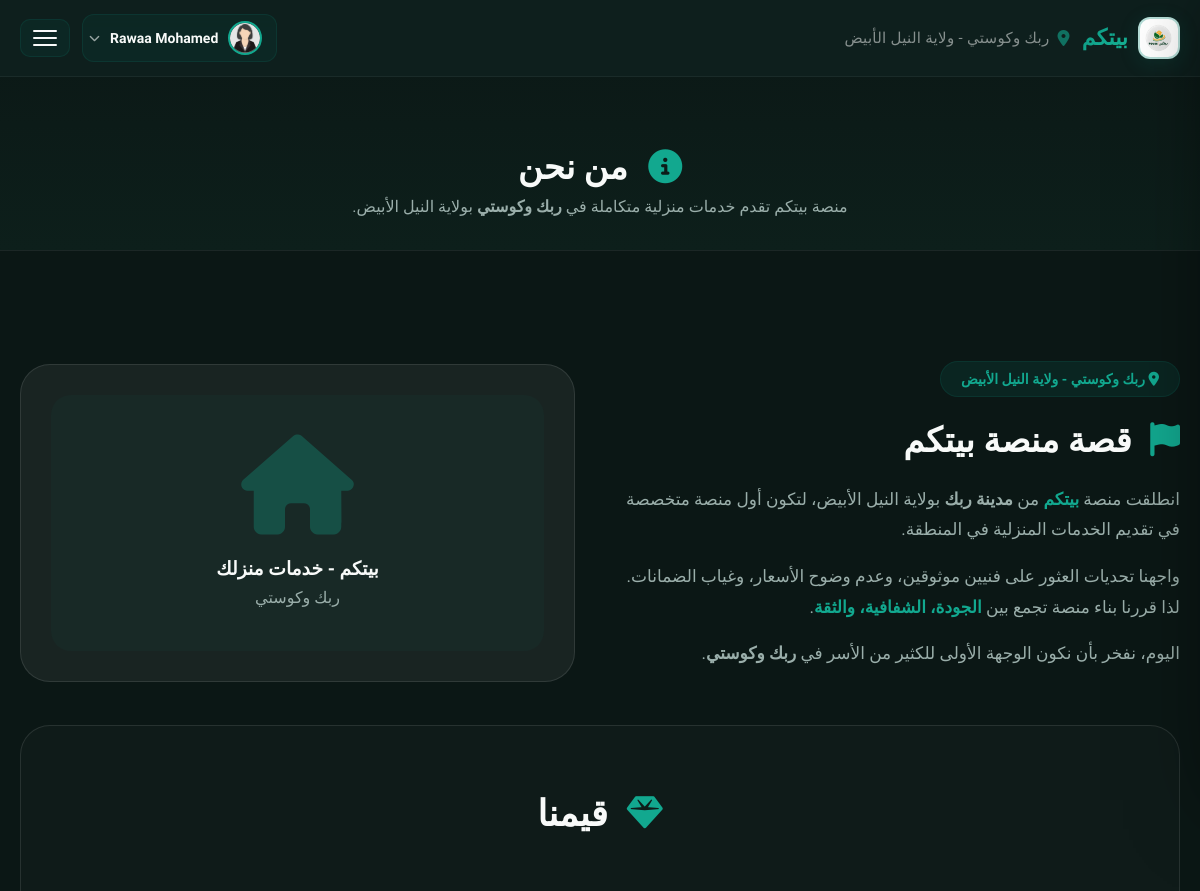
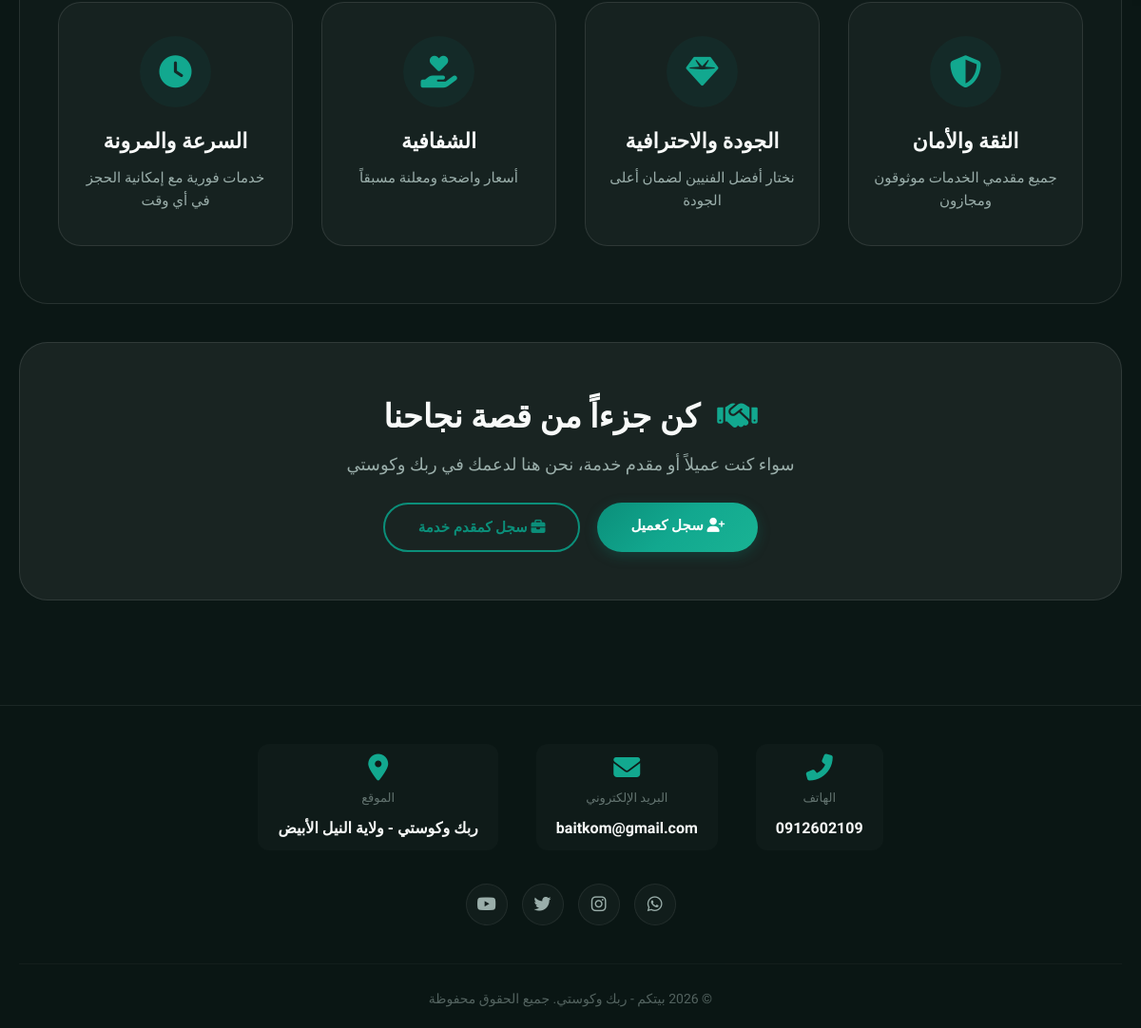
Screenshot of /about.php (signed in) with the database file from the repository (2 pictures, top to bottom).
### tables this page shows
CREATE TABLE `users` (
  `id` int(11) NOT NULL auto_increment,
  `name` varchar(100) NOT NULL,
  `username` varchar(50) NOT NULL,
  `email` varchar(100) NOT NULL,
  `phone` varchar(20) NOT NULL,
  `region` varchar(100) NOT NULL,
  `city` varchar(50) default NULL,
  `age` int(11) NOT NULL,
  `service_type` varchar(50) NOT NULL,
  `password` varchar(255) NOT NULL,
  `user_type` enum('admin','provider','receiver') default 'provider',
  `admin_role` enum('super_admin','main','providers','clients','reviews') default NULL,
  `manager_role` varchar(50) default NULL,
  `is_approved` enum('pending','approved','rejected') default 'pending',
  `profile_image` varchar(255) default NULL,
  `national_id_image` varchar(255) default NULL,
  `certificate_image` varchar(255) default NULL,
  `working_area` varchar(255) default NULL,
  `created_at` timestamp NOT NULL default CURRENT_TIMESTAMP,
  `is_banned` tinyint(1) NOT NULL default '0',
  `welcome_shown` tinyint(1) NOT NULL default '0',
  PRIMARY KEY  (`id`),
  UNIQUE KEY `username` (`username`),
  UNIQUE KEY `email` (`email`),
  KEY `idx_is_approved` (`is_approved`),
  KEY `idx_user_type` (`user_type`)
);

### config.php (the view, shortened to what this page needs)
<?php
try {
    $pdo = new PDO("mysql:host=" . DB_HOST . ";dbname=" . DB_NAME . ";charset=utf8", DB_USER, DB_PASS);
    $pdo->setAttribute(PDO::ATTR_ERRMODE, PDO::ERRMODE_EXCEPTION);
    $pdo->setAttribute(PDO::ATTR_DEFAULT_FETCH_MODE, PDO::FETCH_ASSOC);
} catch (PDOException $e) {
    die("فشل الاتصال بقاعدة البيانات: " . $e->getMessage());
}
function isLoggedIn() {
    return isset($_SESSION['user_id']);
}
function getUserById($id) {
    global $pdo;
    $stmt = $pdo->prepare("SELECT * FROM users WHERE id = ?");
    $stmt->execute(array($id));
    return $stmt->fetch();
}
function getCurrentUser() {
    return getUserById($_SESSION['user_id']);
}
function renderHeader($current_page = '', $header_subtitle = '') {
    $user = isLoggedIn() ? getCurrentUser() : null;
    ?>
    <header id="mainHeader">
        <div class="container header-inner">
            <div class="logo">
                <img src="uploads/sh.png" alt="بيتكم">
                <span>بيتكم</span>
            </div>
            <div class="header-center">
                <i class="fas fa-map-marker-alt"></i>
                <span><?php echo htmlspecialchars($header_subtitle); ?></span>
            </div>
            <?php if ($user): ?>
                <div class="header-user" id="headerUser">
                    <button class="user-toggle" id="userToggle" aria-label="قائمة المستخدم">
                        <?php if ($user['profile_image'] && file_exists($user['profile_image'])): ?>
                            <img src="<?php echo htmlspecialchars($user['profile_image']); ?>" alt="صورة">
                        <?php else: ?>
                            <i class="fas fa-user-circle"></i>
                        <?php endif; ?>
                        <span class="user-name"><?php echo htmlspecialchars($user['name']); ?></span>
                        <i class="fas fa-chevron-down user-arrow"></i>
                    </button>
                </div>
            <?php endif; ?>
            <button class="hamburger" id="hamburgerBtn" aria-label="القائمة">
                <span></span><span></span><span></span>
            </button>
        </div>
    </header>
    <?php
}
    ?>
    <?php
function renderFooter() {
    ?>
    <footer>
        <div class="container">
            <div class="footer-grid">
                <div class="contact-section">
                    <div class="contact-item">
                        <i class="fas fa-phone-alt"></i>
                        <span class="label">الهاتف</span>
                        <span class="value"><a href="tel:0912602109">0912602109</a></span>
                    </div>
                    <div class="contact-item">
                        <i class="fas fa-envelope"></i>
                        <span class="label">البريد الإلكتروني</span>
                        <span class="value"><a href="mailto:baitkom@gmail.com">baitkom@gmail.com</a></span>
                    </div>
                    <div class="contact-item">
                        <i class="fas fa-map-marker-alt"></i>
                        <span class="label">الموقع</span>
                        <span class="value">ربك وكوستي - ولاية النيل الأبيض</span>
                    </div>
                </div>
                <div class="social-icons">
                    <a href="#" aria-label="واتساب"><i class="fab fa-whatsapp"></i></a>
                    <a href="#" aria-label="إنستقرام"><i class="fab fa-instagram"></i></a>
                    <a href="#" aria-label="تويتر"><i class="fab fa-twitter"></i></a>
                    <a href="#" aria-label="يوتيوب"><i class="fab fa-youtube"></i></a>
                </div>
                <div class="copyright">© 2026 بيتكم - ربك وكوستي. جميع الحقوق محفوظة</div>
            </div>
        </div>
    </footer>
    <?php
}
    ?>
    <?php
function renderPageStart($title, $current_page, $header_subtitle = '') {
    ?>
    <!DOCTYPE html>
    <html lang="ar" dir="rtl">
    <head>
        <link rel="stylesheet" href="https://cdnjs.cloudflare.com/ajax/libs/font-awesome/6.5.0/css/all.min.css">
        <link href="https://unpkg.com/aos@2.3.1/dist/aos.css" rel="stylesheet">
        <link rel="stylesheet" href="style.css">
    </head>
    <body>
    <?php
    renderHeader($current_page, $header_subtitle);
}
function renderPageEnd() {
    renderFooter();
    ?>
    </body>
    </html>
    <?php
}
?>

### rows the page displays
users: profile_image (picture), name "Rawaa Mohamed"

### other values shown
$header_subtitle "ربك وكوستي - ولاية النيل الأبيض"
